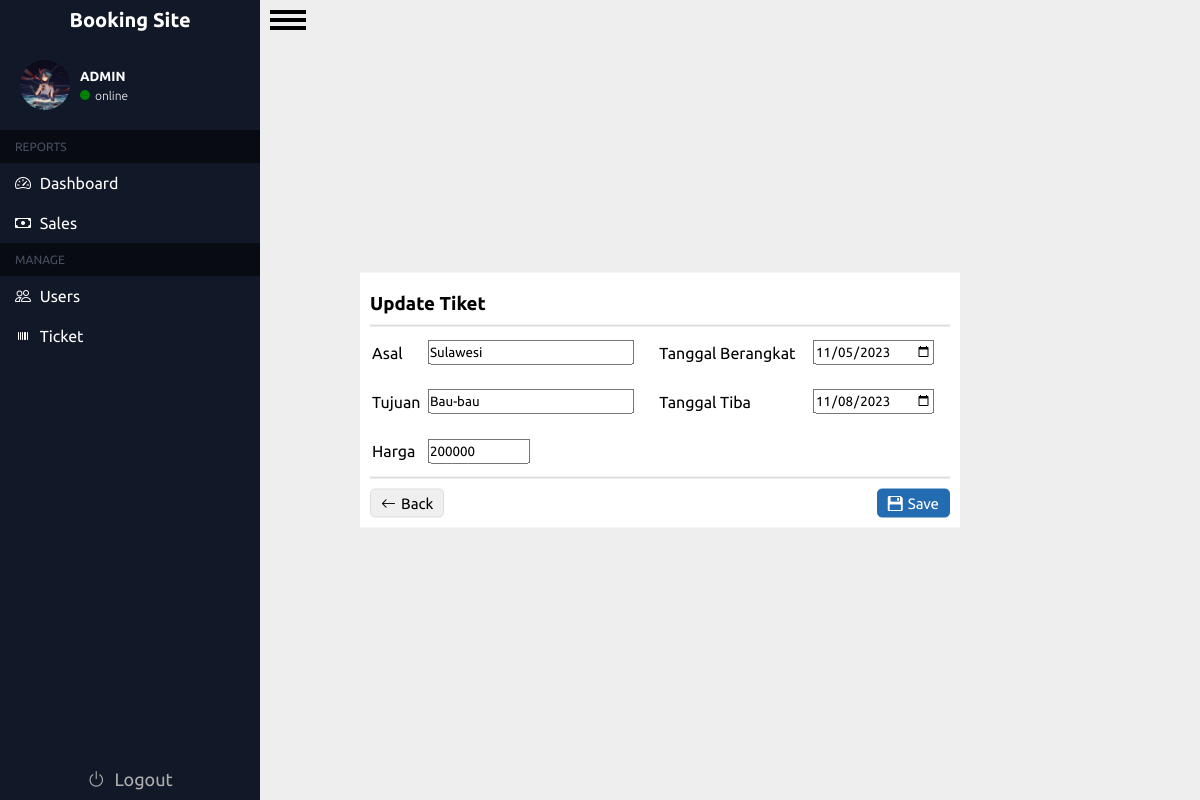
The app's page /admin/update.php?id=9 (signed in) with its own data.
### tables this page shows
CREATE TABLE `users` (
  `id_user` int(11) NOT NULL,
  `Username` varchar(200) NOT NULL,
  `Email` varchar(200) NOT NULL,
  `Age` int(11) NOT NULL,
  `Password` varchar(200) NOT NULL,
  `gambar` varchar(255) DEFAULT NULL,
  `role` varchar(225) NOT NULL
);

CREATE TABLE `tiket` (
  `id_tiket` int(255) NOT NULL,
  `asal` varchar(255) NOT NULL,
  `tujuan` varchar(255) NOT NULL,
  `tanggal_berangkat` varchar(255) NOT NULL,
  `tanggal_tiba` varchar(255) NOT NULL,
  `harga` int(100) NOT NULL
);

### admin/update.php (the view, shortened to what this page needs)
<?php
require '../koneksi.php';
$id = $_GET["id"];
$result = mysqli_query($conn, "select * from tiket where id_tiket = '$id'");
$prd = [];
while ($row = mysqli_fetch_assoc($result)) {
    $prd[] = $row;
}
$prd = $prd[0];
?>
<!DOCTYPE html>
<html lang="en">
<head>
    <link rel="stylesheet" href="../css/tiket.css?v=1.3">
    <link rel="stylesheet" href="https://cdn.jsdelivr.net/npm/bootstrap-icons@1.11.1/font/bootstrap-icons.css">
</head>
<body>
    <div class="container">
        <?php @include "../includes/sidebar.php" ?>
        <div class="main-content">
            <div id="menu-button">
                <label for="menu-checkbox" id="menu-label">
                    <div id="hamburger"></div>
                </label>
            </div>
            <div class="wrapp">
                <div class="header-content">
                    <h3>Update Tiket</h3>
                </div>
                <form action="" method="post">
                    <table>
                        <tr>
                            <td><label for="">Asal</label></td>
                            <td><input type="text" name="asal" autocomplete="off" value="<?= $prd["asal"] ?>"></td>
                            <td><label for="">Tanggal Berangkat</label></td>
                            <td><input type="date" name="tgl_berangkat" id="datemin" value="<?= $prd["tanggal_berangkat"] ?>"></td>
                        </tr>
                        <tr>
                            <td><label for="">Tujuan</label> </td>
                            <td><input type="text" name="tujuan" autocomplete="off" value="<?= $prd["tujuan"] ?>"></td>
                            <td><label for="">Tanggal Tiba</label></td>
                            <td><input type="date" name="tgl_tiba" id="datemin1" value="<?= $prd["tanggal_tiba"] ?>"></td>
                        </tr>
                        <tr>
                            <td><label for="">Harga</label></td>
                            <td><input type="number" name="harga" autocomplete="off" value="<?= $prd["harga"] ?>" min='1' max='9999999'></td>
                        </tr>
                    </table>
                    <div class="footer-content">
                        <button type="submit" name="back"><i class="bi bi-arrow-left"></i>Back</button>
                        <button type="submit" name="change"><i class="bi bi-floppy2-fill"></i> Save</button>
                    </div>
                </form>
            </div>
            <br>
            <br>
        </div>
    </div>
</body>
</html>

### includes/sidebar.php (shortened to what this page needs)
<link rel="stylesheet" href="../css/sidebar.css?v=2">
<div class="sidebar">
    <div class="header">
        <a href="#">
            <div class="list-item">
                <span class="description-header">Booking Site</span>
            </div>
        </a>
        <div class="info-user">
            <div class="picture">
                <?php
                require '../koneksi.php';
                $id_u = $_SESSION['id'];
                $hasil = mysqli_query($conn, "select gambar from users where id_user = '$id_u'");
                $gambar = [];
                while ($record = mysqli_fetch_assoc($hasil)) {
                    $gambar[] = $record;
                }
                echo "
                <img src='../img/".$gambar[0]["gambar"] . "' alt=''>
                "
                ?>
                <div class="circle">
                    <i class="bi bi-pencil"></i>
                </div>
                <div class="layer"></div>
            </div>
            <div class="content" id="content">
                <h5>ADMIN</h5>
                <div class="online">
                    <div class="info"></div>
                    <p>online</p>
                </div>
            </div>
        </div>
    </div>
    <div class="main">
        <div class="head-list">
            <span>REPORTS</span>
        </div>
        <div class="list-item">
            <a href="home.php">
                <i class="bi bi-speedometer2"></i>
                <span class="description">Dashboard</span>
            </a>
        </div>
        <div class="list-item">
            <a href="sales.php">
                <i class="bi bi-cash"></i>
                <span class="description">Sales</span>
            </a>
        </div>
        <div class="head-list">
            <span>MANAGE</span>
        </div>
        <div class="list-item">
            <a href="users.php">
                <i class="bi bi-people"></i>
                <span class="description">Users</span>
            </a>
        </div>
        <div class="list-item">
            <a href="tiket.php">
                <i class="bi bi-upc"></i>
                <span class="description">Ticket</span>
            </a>
        </div>
        <div class="list-item logout">
            <a href="../login/logout.php">
                <i class="bi bi-power"></i>
                <span class="description">Logout</span>
            </a>
        </div>
    </div>
</div>

### css/tiket.css (style rules this page uses)
input[type=number] { -moz-appearance: textfield; }
.header-content { border-bottom: 2px solid #ddd; padding: 10px 0; }
.footer-content { display: flex; justify-content: space-between; align-items: center; border-top: 2px solid #ddd; padding: 10px 0 0 0; }
.footer-content button { font-size: 15px; padding: 5px 10px; border-radius: 5px; cursor: pointer; border: 1px solid #ddd; display: flex; align-items: center; gap: 5px; box-sizing: border-box; }
.footer-content button:nth-child(2) { background-color: #246cb1; color: white; border: 1px solid #246cb1; transition: .2s ease-in; }
.wrapp { width: auto; min-width: 600px; position: absolute; top: 50%; left: 50%; transform: translate(-40%, -50%); background-color: #fff; padding: 10px; }
.wrapp table { height: 150px; width: 100%; }
.wrapp table input { height: 25px; }

### css/sidebar.css (style rules this page uses)
.sidebar { background-color: #111827; width: 260px; display: flex; box-sizing: border-box; flex-direction: column; transition: all ease-in 0.3s; position: relative; }
.main-content { background-color: #eeeeee; flex-grow: 1; }
.sidebar .description-header { font-style: normal; font-weight: 700; font-size: 20px; line-height: 16px; text-align: center; color: white; }
.sidebar .header a { text-decoration: none; color: white; }
.sidebar .header .list-item { display: flex; flex-direction: row; align-items: center; justify-content: center; padding: 5px 8px; height: 40px; box-sizing: border-box; }
.sidebar .main .list-item a { font-style: normal; font-weight: 400; font-size: 16px; line-height: 16px; text-align: center; color: #fff; text-decoration: none; }
.sidebar .main .list-item { padding: 12px 15px; display: flex; flex-direction: row; align-items: center; cursor: pointer; }
.sidebar .main .logout { position: absolute; bottom: 0; right: 0; width: 100%; font-size: 28px; cursor: default; justify-content: center; }
.sidebar .main .logout a { font-size: 18px; color: #adadad; }
.sidebar .main .description { margin-left: 5px; }
.main .head-list { color: #475061; padding: 10px 15px; background-color: #080b11; font-style: normal; font-weight: 400; font-size: 12px; }
.container .sidebar .info-user { color: white; padding: 20px; display: flex; align-items: center; gap: 10px; }
.container .sidebar .info-user .content { display: flex; flex-direction: column; gap: 5px; }
.container .sidebar .info-user .picture .layer { width: inherit; height: inherit; z-index: 999; position: absolute; top: 0; }
.container .sidebar .info-user .picture { width: 50px; height: 50px; border-radius: 50%; cursor: pointer; background-size: cover; overflow: hidden; position: relative; background-position: top; }
.container .sidebar .info-user .picture .circle { position: absolute; bottom: -5px; right: -5px; color: #6d6e6e; font-size: 18px; }
.container .sidebar .info-user .picture img { width: inherit; z-index: 1; }
.container .sidebar .info-user .content .online .info { width: 10px; height: 10px; border-radius: 50%; background-color: green; }
.container .sidebar .info-user .content .online { display: flex; align-items: center; gap: 5px; }
.container .sidebar .info-user .content .online p { font-size: 12px; font-weight: 200; }

### css/admin.css (style rules this page uses)
* { padding: 0; margin: 0; box-sizing: border-box; font-family: 'Ubuntu', sans-serif; }
.container { display: flex; min-height: 100vh; }
#menu-button { width: 36px; position: absolute; overflow: hidden; margin: 10px; }
#menu-label { position: relative; display: block; height: 20px; cursor: pointer; }
#hamburger, #menu-label:after, #menu-label:before { position: absolute; left: 0; width: 100%; height: 4px; background-color: black; }
#menu-label:after, #menu-label:before { content: ""; transition: .4s cubic-bezier(0.25, 0.46, 0.45, 0.94); }
#menu-label:before { top: 0; }
#menu-label:after { top: 8px; }
#hamburger { top: 16px; }
#hamburger:before { content: "MENU"; position: absolute; top: 5px; right: 0; left: 0; color: #111827; font-size: 12px; font-weight: bold; text-align: center; }

### records on screen
users: gambar (picture)
tiket: asal "Sulawesi", tgl_berangkat "11/05/2023", tujuan "Bau-bau", tgl_tiba "11/08/2023", harga "200000"
